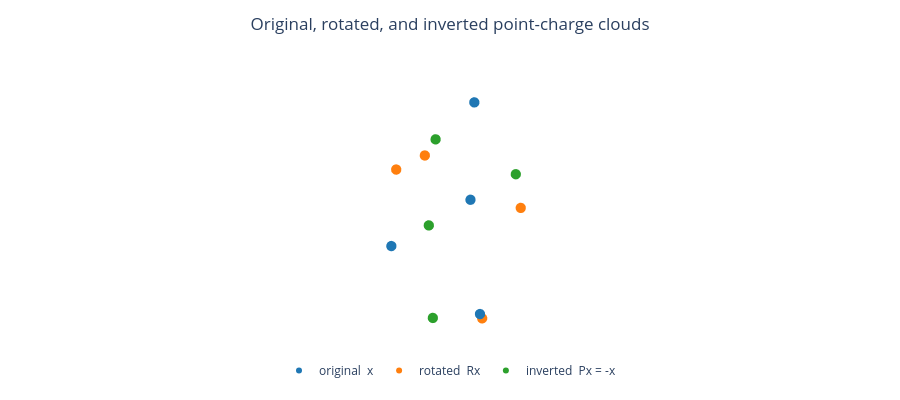

The notebook cell saved with this chart:
### Markdown cell above
除了数值验证之外,直观地看一看我们的点电荷玩具体系也很有益。下面展示了我们的点云及其旋转和反射后的副本。

### Code cell
# A chiral 4-point charge cloud
x0 = torch.tensor([[0.0, 0, 0], [0, 0, 1], [1, 0, 0], [1, 1, 0]])

# Center the system to remove translation
x0 = x0 - x0.mean(dim=0)

# Create a random rotation matrix to rotate the point-charge cloud
R_show = o3.rand_matrix()

# Plot the original, rotated, and inverted clouds -- drag to rotate, scroll to zoom
fig = scene3d()
draw_point_cloud(x0, fig=fig, color="C0", label="original  x")
draw_point_cloud(x0 @ R_show.T, fig=fig, color="C1", label="rotated  Rx")
draw_point_cloud(-x0, fig=fig, color="C2", label="inverted  Px = -x")
show3d(fig, title="Original, rotated, and inverted point-charge clouds")

### Figure 1 — Plotly figure (JSON) as saved in the notebook; plotly's stock layout.template omitted (floating-point values rounded to 4 significant figures)
{"data": [{"hovertemplate": "(%{x:.2f}, %{y:.2f}, %{z:.2f})<extra></extra>", "marker": {"color": "#1f77b4", "line": {"width": 0}, "size": 6, "symbol": "circle"}, "mode": "markers", "name": "original  x", "scene": "scene", "showlegend": true, "type": "scatter3d", "x": [-0.5, -0.5, 0.5, 0.5], "y": [-0.25, -0.25, -0.25, 0.75], "z": [-0.25, 0.75, -0.25, -0.25]}, {"hovertemplate": "(%{x:.2f}, %{y:.2f}, %{z:.2f})<extra></extra>", "marker": {"color": "#ff7f0e", "line": {"width": 0}, "size": 6, "symbol": "circle"}, "mode": "markers", "name": "rotated  Rx", "scene": "scene", "showlegend": true, "type": "scatter3d", "x": [-0.163, 0.2371, 0.3445, -0.4186], "y": [0.5492, 0.5736, -0.2891, -0.8337], "z": [0.2163, -0.6998, 0.4157, 0.06788]}, {"hovertemplate": "(%{x:.2f}, %{y:.2f}, %{z:.2f})<extra></extra>", "marker": {"color": "#2ca02c", "line": {"width": 0}, "size": 6, "symbol": "circle"}, "mode": "markers", "name": "inverted  Px = -x", "scene": "scene", "showlegend": true, "type": "scatter3d", "x": [0.5, 0.5, -0.5, -0.5], "y": [0.25, 0.25, 0.25, -0.75], "z": [0.25, -0.75, 0.25, 0.25]}], "layout": {"height": 400, "legend": {"orientation": "h", "x": 0.5, "xanchor": "center", "y": 0, "yanchor": "top"}, "margin": {"b": 44, "l": 8, "r": 8, "t": 60}, "scene": {"aspectmode": "data", "domain": {"x": [0, 1], "y": [0, 1]}, "xaxis": {"showbackground": false, "visible": false}, "yaxis": {"showbackground": false, "visible": false}, "zaxis": {"showbackground": false, "visible": false}}, "showlegend": true, "title": {"text": "Original, rotated, and inverted point-charge clouds", "x": 0.5, "xanchor": "center"}}}
